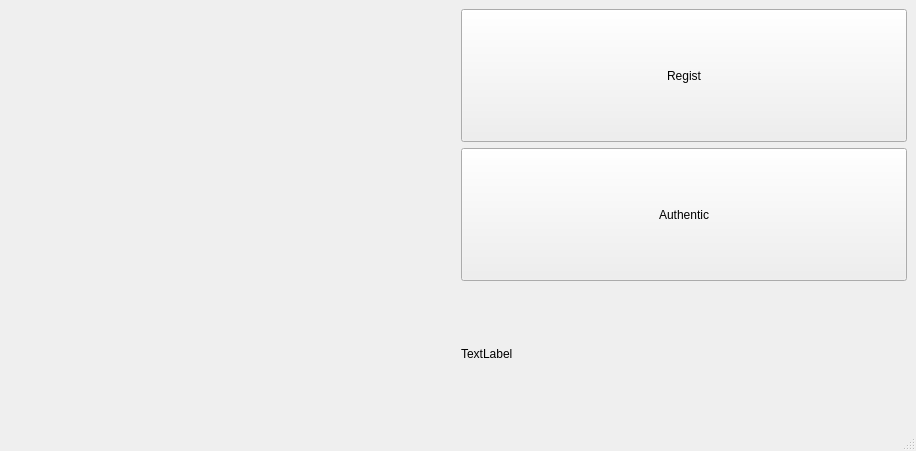
<?xml version="1.0" encoding="UTF-8"?>
<ui version="4.0">
 <class>MainWindow</class>
 <widget class="QMainWindow" name="MainWindow">
  <property name="geometry">
   <rect>
    <x>0</x>
    <y>0</y>
    <width>916</width>
    <height>451</height>
   </rect>
  </property>
  <property name="windowTitle">
   <string>MainWindow</string>
  </property>
  <widget class="QWidget" name="centralwidget">
   <layout class="QGridLayout" name="gridLayout">
    <item row="0" column="0">
     <layout class="QHBoxLayout" name="horizon_layout">
      <item>
       <widget class="QLabel" name="label_pic">
        <property name="text">
         <string/>
        </property>
       </widget>
      </item>
      <item>
       <layout class="QVBoxLayout" name="verticalLayout">
        <item>
         <widget class="QPushButton" name="registButton">
          <property name="sizePolicy">
           <sizepolicy hsizetype="Minimum" vsizetype="Preferred">
            <horstretch>0</horstretch>
            <verstretch>0</verstretch>
           </sizepolicy>
          </property>
          <property name="text">
           <string>Regist</string>
          </property>
         </widget>
        </item>
        <item>
         <widget class="QPushButton" name="authenticButton">
          <property name="sizePolicy">
           <sizepolicy hsizetype="Minimum" vsizetype="Preferred">
            <horstretch>0</horstretch>
            <verstretch>0</verstretch>
           </sizepolicy>
          </property>
          <property name="text">
           <string>Authentic</string>
          </property>
         </widget>
        </item>
        <item>
         <widget class="QLabel" name="status">
          <property name="text">
           <string>TextLabel</string>
          </property>
         </widget>
        </item>
       </layout>
      </item>
     </layout>
    </item>
   </layout>
  </widget>
  <widget class="QMenuBar" name="menubar">
   <property name="geometry">
    <rect>
     <x>0</x>
     <y>0</y>
     <width>916</width>
     <height>19</height>
    </rect>
   </property>
  </widget>
  <widget class="QStatusBar" name="statusbar"/>
 </widget>
 <resources/>
 <connections/>
</ui>
